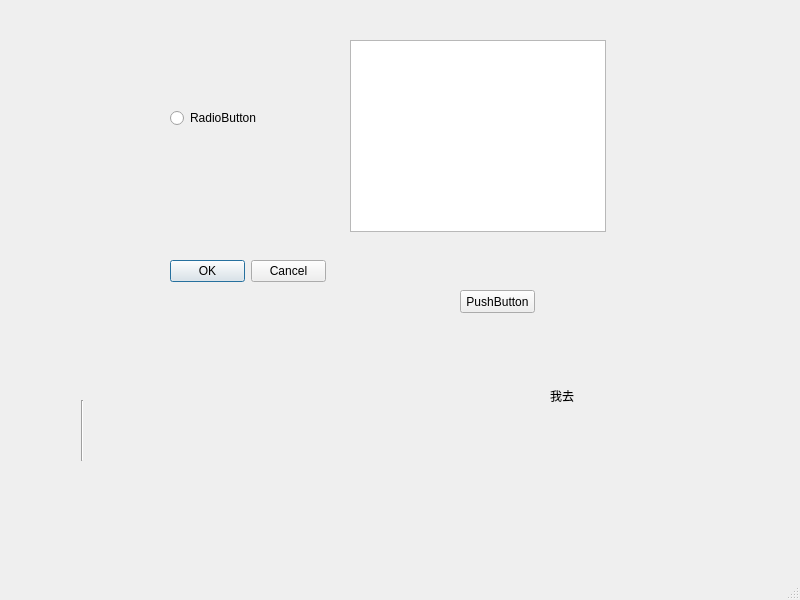
<?xml version="1.0" encoding="UTF-8"?>
<ui version="4.0">
 <class>MainWindow</class>
 <widget class="QMainWindow" name="MainWindow">
  <property name="geometry">
   <rect>
    <x>0</x>
    <y>0</y>
    <width>800</width>
    <height>600</height>
   </rect>
  </property>
  <property name="windowTitle">
   <string>MainWindow</string>
  </property>
  <widget class="QWidget" name="centralwidget">
   <widget class="QPushButton" name="pushButton">
    <property name="geometry">
     <rect>
      <x>460</x>
      <y>290</y>
      <width>75</width>
      <height>23</height>
     </rect>
    </property>
    <property name="text">
     <string>PushButton</string>
    </property>
   </widget>
   <widget class="QRadioButton" name="radioButton">
    <property name="geometry">
     <rect>
      <x>170</x>
      <y>110</y>
      <width>89</width>
      <height>16</height>
     </rect>
    </property>
    <property name="text">
     <string>RadioButton</string>
    </property>
   </widget>
   <widget class="QDialogButtonBox" name="buttonBox">
    <property name="geometry">
     <rect>
      <x>170</x>
      <y>260</y>
      <width>156</width>
      <height>23</height>
     </rect>
    </property>
    <property name="standardButtons">
     <set>QDialogButtonBox::Cancel|QDialogButtonBox::Ok</set>
    </property>
   </widget>
   <widget class="QListView" name="listView">
    <property name="geometry">
     <rect>
      <x>350</x>
      <y>40</y>
      <width>256</width>
      <height>192</height>
     </rect>
    </property>
   </widget>
   <widget class="Line" name="line">
    <property name="geometry">
     <rect>
      <x>62</x>
      <y>400</y>
      <width>41</width>
      <height>61</height>
     </rect>
    </property>
    <property name="orientation">
     <enum>Qt::Vertical</enum>
    </property>
   </widget>
   <widget class="Phonon::VideoPlayer" name="videoPlayer">
    <property name="geometry">
     <rect>
      <x>150</x>
      <y>330</y>
      <width>300</width>
      <height>200</height>
     </rect>
    </property>
   </widget>
   <widget class="QLabel" name="label">
    <property name="geometry">
     <rect>
      <x>550</x>
      <y>370</y>
      <width>211</width>
      <height>51</height>
     </rect>
    </property>
    <property name="text">
     <string>我去</string>
    </property>
   </widget>
  </widget>
  <widget class="QMenuBar" name="menubar">
   <property name="geometry">
    <rect>
     <x>0</x>
     <y>0</y>
     <width>800</width>
     <height>21</height>
    </rect>
   </property>
  </widget>
  <widget class="QStatusBar" name="statusbar"/>
 </widget>
 <customwidgets>
  <customwidget>
   <class>Phonon::VideoPlayer</class>
   <extends>QWidget</extends>
   <header location="global">phonon/videoplayer.h</header>
  </customwidget>
 </customwidgets>
 <resources/>
 <connections/>
</ui>
